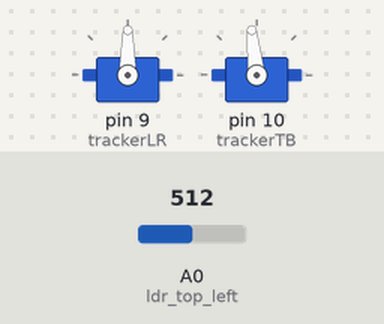
The sketch below on a simulated Arduino Uno, built with avr-gcc and run on an emulated ATmega328P. On the bench: 2 × servo. Inputs (shaded band) come from the test bench; at power-on: A0 (ldr_top_left) = 512.

Above: at 0.15 s.
At 0.8 s:
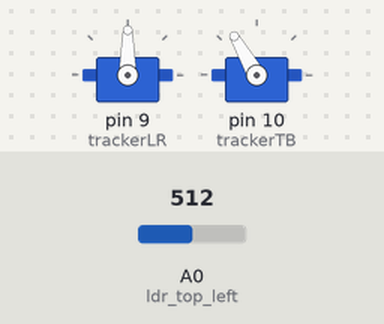
Timing chart, 0 to 2.3 s (numbered marks = the images above):
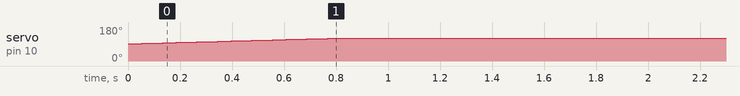

The sketch:

matts-solar-tracker.ino
```cpp
/*
OmniSol Solar Tracker
OMNi Technologies
Designed and fabricated by Om Anavekar
Made in the USA
9/12/18
*/

#include <Servo.h> // Servo library

// Fully Qualified Board Name


//Servos
Servo trackerLR;  // Create servo object for left/right movement servo
Servo trackerTB;  // Create servo object for top/bottom movement servo

//Photoresistor Pins
int photo_top_left = A0;  //Analog pins for photoresistors
int photo_top_right = A1;
int photo_bottom_left = A2;
int photo_bottom_right = A3;


//Photoresistors
int ldr_top_left = 0;  //Variables for the sensor values
int ldr_top_right = 0;
int ldr_bottom_left = 0;
int ldr_bottom_right = 0;    //Not a real sensor. This will be the average of right and left photoresistors.

int ldr_top = 0;
int ldr_bottom = 0;

//Differences between right/left and top/bottom photoresistors
int horizontalError = 0;
int verticalError = 0;

int trackerLRPos = 90;    //Create a variable to store the servo position
int trackerTBPos = 90;

//Debugging Message
String message = "";

void setup()
{
 //Servo pins
 trackerLR.attach(9);
 trackerTB.attach(10);

}

void loop()
{
  //Values of the right and left sensors
  ldr_top_right = analogRead(ldr_top_right);
  ldr_top_left = analogRead(ldr_top_left);

  horizontalError = ldr_top_right - ldr_top_left;  //Difference between the two sensors.

  if(horizontalError>20)  //If the error is greater than 20 then move the tracker to the right
  {
      trackerLRPos--;
      trackerLRPos = constrain (trackerLRPos, 0,179);
      trackerLR.write(trackerLRPos);
  }

  else if(horizontalError<-20)  //If the error is less than -20 then move the tracker to the left
  {
      trackerLRPos++;
      trackerLRPos = constrain (trackerLRPos, 0,179 );
      trackerLR.write(trackerLRPos);
  }

  //Values of the bottom and top sensors
  ldr_top = (ldr_top_left + ldr_top_right)/2; //Average value of TOP- right and left sensors
  ldr_bottom = (ldr_bottom_left + ldr_bottom_right)/2;//Average value of BOTTOM- right and left sensors

  verticalError = ldr_top - ldr_bottom; //Difference between top and bottom readings

  if(verticalError>50)  //If the error is greater than 50 then move the tracker up
  {
      trackerTBPos++;
      trackerTBPos = constrain (trackerTBPos, 10,120);
      trackerTB.write(trackerTBPos);
  }

  else if(verticalError<-50)  //If the error is less than -50 then move the tracker down
  {
      trackerTBPos--;
      trackerTBPos = constrain (trackerTBPos, 10,120);
      trackerTB.write(trackerTBPos);
  }

  message = "HORZ-ERR:"+horizontalError;
  message = message + "|VERT-ERR:" + verticalError + "|TOP-LEFT:" + ldr_top_left +"|TOP-RIGHT:" + ldr_top_right + "|BOT-LEFT:" + ldr_bottom_left + "|BOT-RIGHT:" + ldr_bottom_right;

  Serial.println(message);
  delay(25);
}
```

Measured:
- by itself, servo on pin 10 (trackerTB): moves from 91° to 120° over 0.74 s
